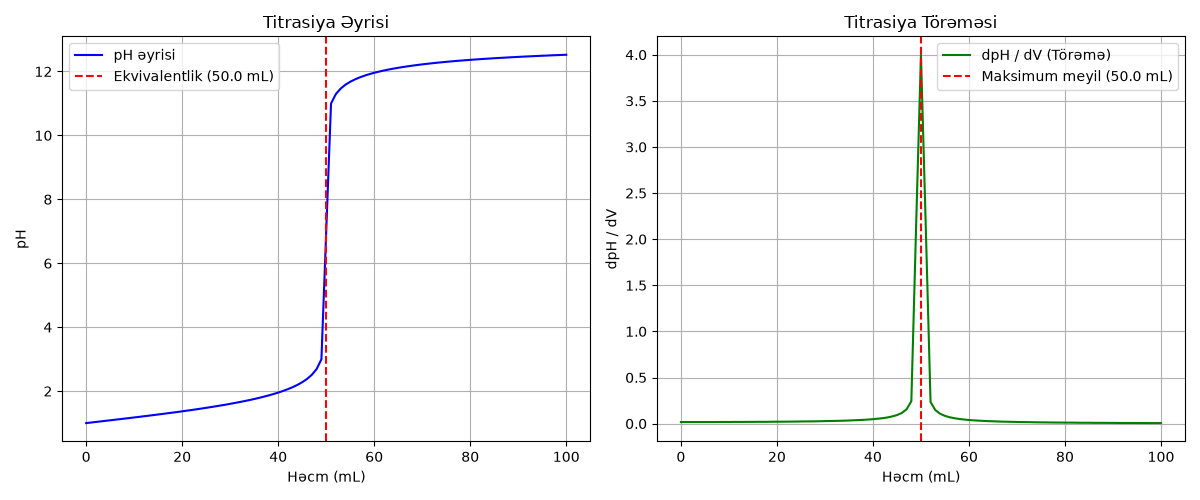

Reproduce this figure in Python.
import numpy as np
import matplotlib.pyplot as plt

# 1. CSV faylını pandas olmadan, sırf numpy ilə oxuyuruq
data = np.genfromtxt('titration.csv', delimiter=',', skip_header=1)
V = data[:, 0]   # birinici sütun: volume_base
pH = data[:, 1]  # ikinci sütun: pH

# 2. pH-ın V-yə görə dəyişmə sürətini (törəməsini) hesablayırıq: dpH / dV
slope = np.gradient(pH, V)

# 3. Ən böyük sıçrayışın (maksimum meyilliliyin) olduğu indeksi tapırıq
max_slope_index = np.argmax(slope)
v_eq = V[max_slope_index]
ph_eq = pH[max_slope_index]

print(f"Ekvivalentlik nöqtəsi: {v_eq:.2f} mL (pH = {ph_eq:.2f})")

# 4. Qrafikləri yan-yana çəkirik
fig, (ax1, ax2) = plt.subplots(1, 2, figsize=(12, 5))

# Sol qrafik: pH əyrisi
ax1.plot(V, pH, color='blue', label='pH əyrisi')
ax1.axvline(x=v_eq, color='red', linestyle='--', label=f'Ekvivalentlik ({v_eq:.1f} mL)')
ax1.set_xlabel('Həcm (mL)')
ax1.set_ylabel('pH')
ax1.set_title('Titrasiya Əyrisi')
ax1.legend()
ax1.grid(True)

# Sağ qrafik: Törəmə əyrisi (Slope)
ax2.plot(V, slope, color='green', label='dpH / dV (Törəmə)')
ax2.axvline(x=v_eq, color='red', linestyle='--', label=f'Maksimum meyil ({v_eq:.1f} mL)')
ax2.set_xlabel('Həcm (mL)')
ax2.set_ylabel('dpH / dV')
ax2.set_title('Titrasiya Törəməsi')
ax2.legend()
ax2.grid(True)

plt.tight_layout()
plt.savefig('titration.png')
print("Qrafik 'titration.png' olaraq yadda saxlanıldı.")
